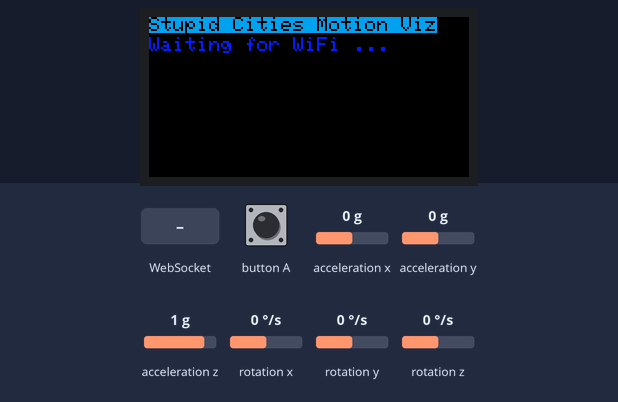
The sketch below on a simulated ESP32. Shown: 160×80 colour display. The test bench sets the inputs (shaded band); at power-on: acceleration x 0 g, acceleration y 0 g, acceleration z 1 g, rotation x 0 °/s, rotation y 0 °/s, rotation z 0 °/s. WiFi joins after 1.5 s; servers stay silent unless stated; what the sketch prints to the serial monitor is not drawn.

Above: at 4.2 s.
7.0 s: WebSocket text "WID" received
At 7.3 s:
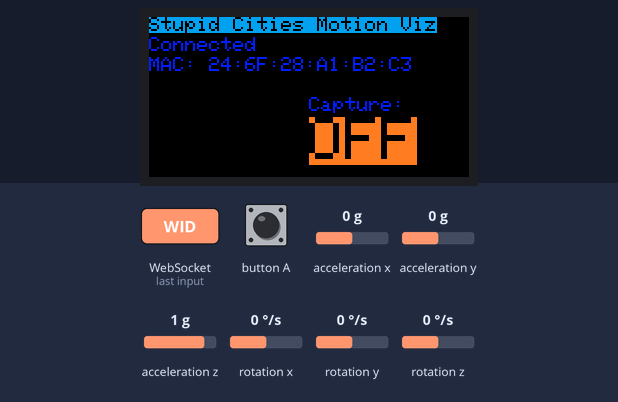
8.5 s: button A pressed for 0.15 s
At 9.8 s:
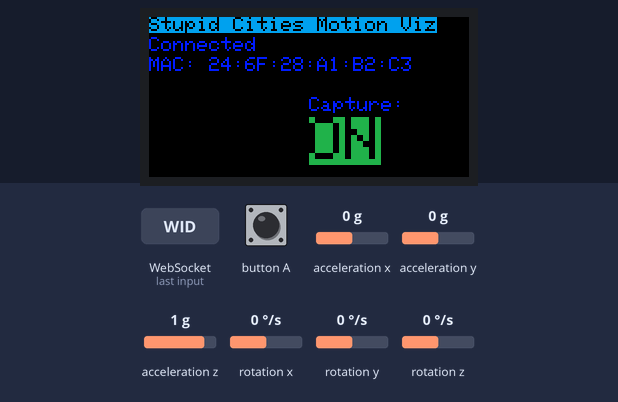
10.1 s: button A pressed for 1 s
At 12.2 s:
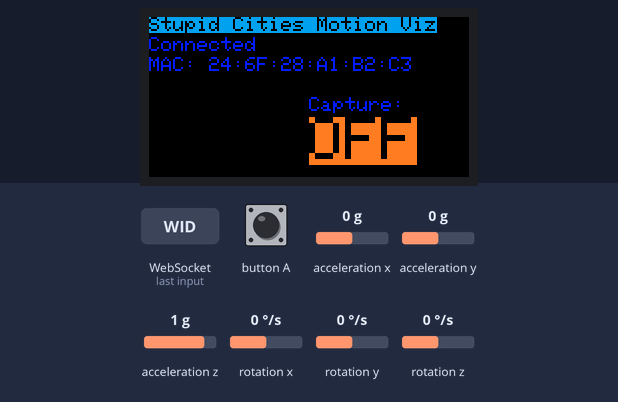
14.1 s: button A pressed for 3.2 s
At 18.3 s:
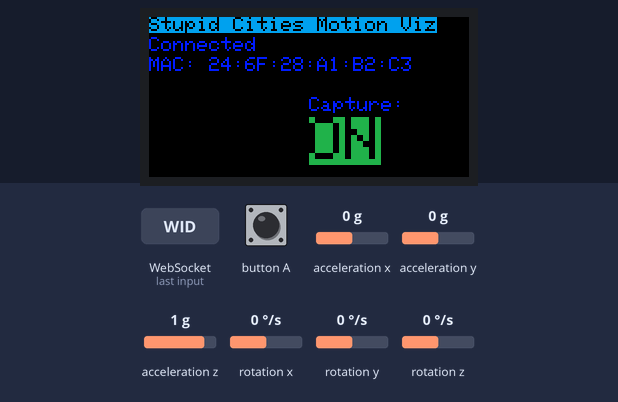
Timing chart, 0 to 19.8 s (numbered marks = the images above; inputs shaded):
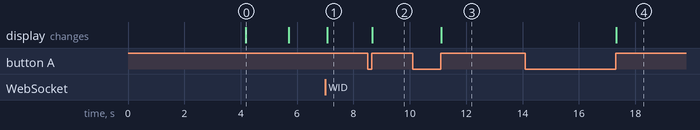

Measured:
- after the input at 7.0 s, the display: changes after 0.07 s (image 1)
- after the input at 8.5 s, the display: changes after 0.17 s (image 2)
- after the input at 10.1 s, the display: changes after 1.0 s (image 3)
- after the input at 14.1 s, the display: changes after 3.2 s (image 4)
- what the display in image 0 shows lasts 1.5 s, from 4.2 s to 5.7 s

The sketch:

M5StickIMUWebsocketsSurfaceCapture.ino
```cpp
/* M5StickIMUWebsockets
 *
 *  Created on: 18.02.20 by Dave Webb @crispysmokedweb
 *  Based on https://github.com/Links2004/arduinoWebSockets
 *  and the M5Stick IMU example
 *
 *  Created for Stupid Cities, a Little Lost Robot production
 *
 */

#include <M5StickC.h>


#include <WiFi.h>
#include <WiFiMulti.h>
#include <WiFiClientSecure.h>

#include <WebSocketsClient.h>


WiFiMulti WiFiMulti;
WebSocketsClient webSocket;

float accX = 0.0F;
float accY = 0.0F;
float accZ = 0.0F;

float gyroX = 0.0F;
float gyroY = 0.0F;
float gyroZ = 0.0F;

float pitch = 0.0F;
float roll  = 0.0F;
float yaw   = 0.0F;

const int button = 37;
int last_button_value = 1;
int cur_button_value = 1;
boolean capture=false;

unsigned long baseTime;


boolean connected=false;
byte mac[6];                     // the MAC address of your Wifi shield
int myID = -1;
String myIDs = "--";

#define USE_SERIAL Serial

void hexdump(const void *mem, uint32_t len, uint8_t cols = 16) {
  const uint8_t* src = (const uint8_t*) mem;
  USE_SERIAL.printf("\n[HEXDUMP] Address: 0x%08X len: 0x%X (%d)", (ptrdiff_t)src, len, len);
  for(uint32_t i = 0; i < len; i++) {
    if(i % cols == 0) {
      USE_SERIAL.printf("\n[0x%08X] 0x%08X: ", (ptrdiff_t)src, i);
    }
    USE_SERIAL.printf("%02X ", *src);
    src++;
  }
  USE_SERIAL.printf("\n");
}

void webSocketEvent(WStype_t type, uint8_t * payload, size_t length) {

  switch(type) {
    case WStype_DISCONNECTED:
      USE_SERIAL.printf("[WSc] Disconnected!\n");
      connected=false;
      myIDs = "--";
      updateM5();
      break;
    case WStype_CONNECTED:
      USE_SERIAL.printf("[WSc] Connected to url: %s\n", payload);
      connected=true;
      // send message to server when Connected
      webSocket.sendTXT("Connected");
      updateM5();
      break;
    case WStype_TEXT:
      USE_SERIAL.printf("[WSc] get text: %s\n", payload);
      checkForID((char*)payload);
      // send message to server
      // webSocket.sendTXT("message here");
      break;
    case WStype_BIN:
      USE_SERIAL.printf("[WSc] get binary length: %u\n", length);
      hexdump(payload, length);

      // send data to server
      // webSocket.sendBIN(payload, length);
      break;
    case WStype_ERROR:
    case WStype_FRAGMENT_TEXT_START:
    case WStype_FRAGMENT_BIN_START:
    case WStype_FRAGMENT:
    case WStype_FRAGMENT_FIN:
      break;
  }

}

void setup() {
  M5.begin();
  // USE_SERIAL.begin(921600);
  USE_SERIAL.begin(115200);

  //Serial.setDebugOutput(true);
  USE_SERIAL.setDebugOutput(true);

  USE_SERIAL.println();
  USE_SERIAL.println();
  USE_SERIAL.println();

  for(uint8_t t = 4; t > 0; t--) {
    USE_SERIAL.printf("[SETUP] BOOT WAIT %d...\n", t);
    USE_SERIAL.flush();
    delay(1000);
  }
  M5.Lcd.setRotation(3);
  M5.Lcd.setTextColor(0x00, 0x51d);
  M5.Lcd.fillScreen(BLACK);
  M5.Lcd.setTextSize(1);
  M5.Lcd.setCursor(0, 0);
  M5.Lcd.println("Stupid Cities Motion Viz");
  M5.Lcd.setCursor(0, 10);
  M5.Lcd.setTextColor(0xFF, 0x00);
  M5.Lcd.println("Waiting for WiFi ...");
  WiFiMulti.addAP("Crispy", "peppersalt");

  //WiFi.disconnect();
  while(WiFiMulti.run() != WL_CONNECTED) {
    delay(100);
  }
  WiFi.macAddress(mac);

  // server address, port and URL
  webSocket.begin("192.168.0.102", 8011, "/");

  // event handler
  webSocket.onEvent(webSocketEvent);

  // use HTTP Basic Authorization this is optional remove if not needed
  //webSocket.setAuthorization("user", "Password");

  // try ever 5000 again if connection has failed
  webSocket.setReconnectInterval(5000);
  M5.IMU.Init();
  updateM5();
//  M5.Lcd.setRotation(3);
//  M5.Lcd.fillScreen(BLACK);
//  M5.Lcd.setTextSize(1);
//  M5.Lcd.setCursor(40, 0);
//  M5.Lcd.println("IMU TEST");
//  M5.Lcd.setCursor(0, 10);
//  M5.Lcd.println(connected?"Connected":"disconnected");
//  M5.Lcd.setCursor(0, 20);
//  M5.Lcd.print("MAC: ");
//  M5.Lcd.print(mac[5],HEX);
//  M5.Lcd.print(":");
//  M5.Lcd.print(mac[4],HEX);
//  M5.Lcd.print(":");
//  M5.Lcd.print(mac[3],HEX);
//  M5.Lcd.print(":");
//  M5.Lcd.print(mac[2],HEX);
//  M5.Lcd.print(":");
//  M5.Lcd.print(mac[1],HEX);
//  M5.Lcd.print(":");
//  M5.Lcd.println(mac[0],HEX);
//  M5.Lcd.println("  X       Y       Z");
//  M5.Lcd.setCursor(0, 50);
//  M5.Lcd.println("  Pitch   Roll    Yaw");
  Serial.print("gRes:");
  Serial.println(M5.IMU.gRes);
  Serial.print("aRes:");
  Serial.println(M5.IMU.aRes);
}

float temp = 0;

void loop() {
  cur_button_value = digitalRead(button);
  if(cur_button_value !=last_button_value){
    if(cur_button_value==1){ //released
      capture=!capture;

      updateState();
    }
  }
  if(!capture){
    baseTime=millis();
  }
  last_button_value = cur_button_value;
  Serial.print(cur_button_value);
  Serial.print(":");
  Serial.println(capture);
  M5.IMU.getGyroData(&gyroX,&gyroY,&gyroZ);
  M5.IMU.getAccelData(&accX,&accY,&accZ);
  M5.IMU.getAhrsData(&pitch,&roll,&yaw);
  M5.IMU.getTempData(&temp);
//  Serial.print("gRes:");
//  Serial.println(M5.IMU.gRes*1000);
//  Serial.print("aRes:");
//  Serial.println(M5.IMU.aRes*1000);
//  M5.Lcd.setCursor(0, 20);
//  M5.Lcd.printf("%6.2f  %6.2f  %6.2f      ", gyroX, gyroY, gyroZ);
//  M5.Lcd.setCursor(140, 20);
//  M5.Lcd.print("o/s");
//  M5.Lcd.setCursor(0, 30);
//  M5.Lcd.printf(" %5.2f   %5.2f   %5.2f   ", accX, accY, accZ);
//  M5.Lcd.setCursor(140, 30);
//  M5.Lcd.print("G");
//  M5.Lcd.setCursor(0, 60);
//  M5.Lcd.printf(" %5.2f   %5.2f   %5.2f   ", pitch, roll, yaw);
//
//  M5.Lcd.setCursor(0, 70);
//  M5.Lcd.printf("Temperature : %.2f C", temp);
//  delay(1000);
  webSocket.loop();
//  int mr=random(1000);
//  float mf=float(mr)/100.0;
//  String sf=String(mf,3);
//  webSocket.sendTXT("message here"+sf);
  webSocket.sendTXT("GYRX"+String(gyroX,5));
  webSocket.sendTXT("GYRY"+String(gyroY,5));
  webSocket.sendTXT("GYRZ"+String(gyroZ,5));
  webSocket.sendTXT("ACCX"+String(accX,5));
  webSocket.sendTXT("ACCY"+String(accY,5));
  webSocket.sendTXT("ACCZ"+String(accZ,5));
  webSocket.sendTXT("PITC"+String(pitch,5));
  webSocket.sendTXT("ROLL"+String(roll,5));
  webSocket.sendTXT("YAWW"+String(yaw,5));
  webSocket.sendTXT("CAPT"+String(capture,5));
  webSocket.sendTXT("TIME"+String(millis()-baseTime,8));
  delay(20);
}

void checkForID(String data){
  String ids;
  if(data.substring(0,3)=="WID"){
    ids=data.substring(3);
    myIDs=ids;
  }
  USE_SERIAL.printf("[WSc] myID: %s\n", ids);
  updateM5();
}

void updateM5(){
  M5.Lcd.setRotation(3);
  M5.Lcd.setTextColor(0x00, 0x51d);
  M5.Lcd.fillScreen(BLACK);
  M5.Lcd.setTextSize(1);
  M5.Lcd.setCursor(0, 0);
  M5.Lcd.println("Stupid Cities Motion Viz");
  M5.Lcd.setCursor(0, 10);
  M5.Lcd.setTextColor(0xFF, 0x00);
  M5.Lcd.println(connected?"Connected":"disconnected");
  M5.Lcd.setCursor(0, 20);
  M5.Lcd.print("MAC: ");
  M5.Lcd.print(mac[0],HEX);
  M5.Lcd.print(":");
  M5.Lcd.print(mac[1],HEX);
  M5.Lcd.print(":");
  M5.Lcd.print(mac[2],HEX);
  M5.Lcd.print(":");
  M5.Lcd.print(mac[3],HEX);
  M5.Lcd.print(":");
  M5.Lcd.print(mac[4],HEX);
  M5.Lcd.print(":");
  M5.Lcd.println(mac[5],HEX);
  M5.Lcd.setCursor(0, 40);
  M5.Lcd.setTextSize(5);
  //M5.Lcd.setTextColor(0x00, 0xfbe4);
  M5.Lcd.setTextColor(0x00, 0x2589);
  M5.Lcd.println(myIDs);
  updateState();
//  M5.Lcd.setTextSize(1);
//  M5.Lcd.setCursor(80,40);
//  M5.Lcd.setTextColor(0xFF, 0x00);
////  M5.Lcd.setTextSize(2);
//  M5.Lcd.print("Capture: ");
//  M5.Lcd.setCursor(80,50);
//  M5.Lcd.setTextColor(0xFF, 0x00);
//  M5.Lcd.setTextSize(3);
//  if(capture){
//    M5.Lcd.print("ON");
//  } else {
//    M5.Lcd.print("OFF");
//  }
}

void updateState(){
  M5.Lcd.fillRect(80,40,100,40,BLACK);
  M5.Lcd.setTextSize(1);
  M5.Lcd.setCursor(80,40);
  M5.Lcd.setTextColor(0xFF, 0x00);
//  M5.Lcd.setTextSize(2);
  M5.Lcd.print("Capture: ");
  M5.Lcd.setCursor(80,50);
  M5.Lcd.setTextSize(3);
  if(capture){
    M5.Lcd.setTextColor(0x00, 0x2589);
    M5.Lcd.print("ON");
  } else {
    M5.Lcd.setTextColor(0x00, 0xfbe4);
    M5.Lcd.print("OFF");
  }
}
```
